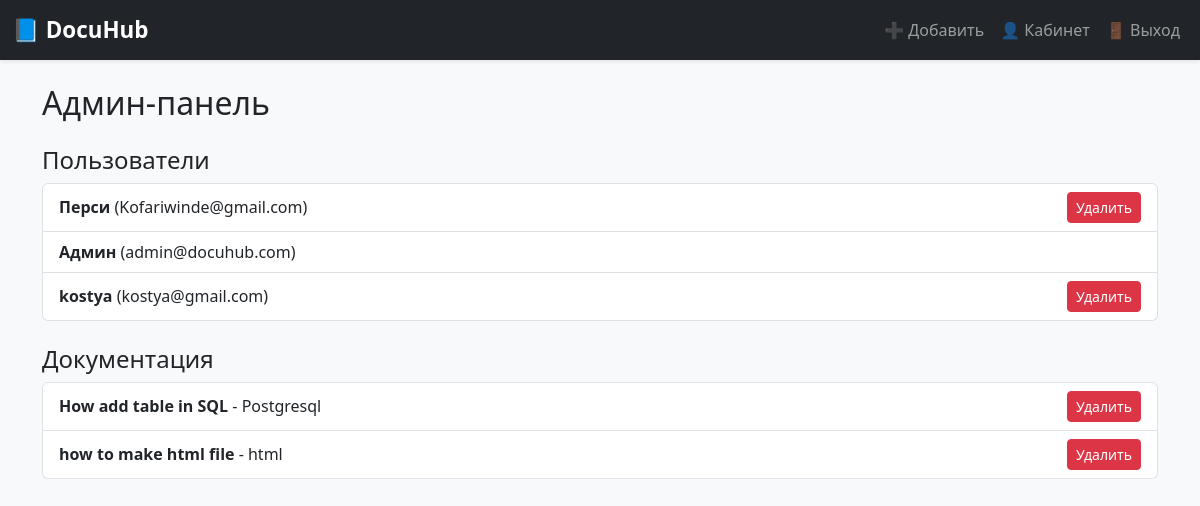
The app's page /admin (signed in), older data.
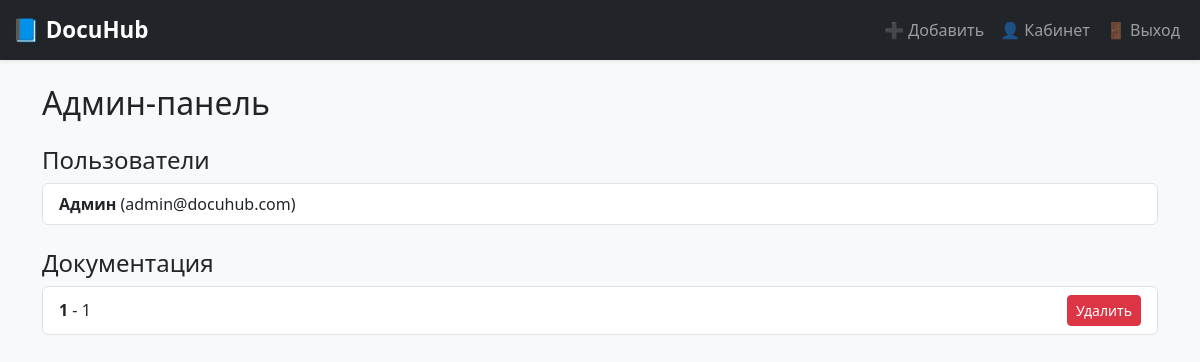
The same page, newer data.
### app/models.py (models this page shows)
class User(UserMixin, db.Model):
    id = db.Column(db.Integer, primary_key=True)
    username = db.Column(db.String(100), unique=True, nullable=False)
    email = db.Column(db.String(100), unique=True, nullable=False)
    password = db.Column(db.String(255), nullable=False)

class Documentation(db.Model):
    id = db.Column(db.Integer, primary_key=True)
    title = db.Column(db.String(200), nullable=False)
    content = db.Column(db.Text, nullable=False)
    category = db.Column(db.String(100), nullable=False)
    created_by = db.Column(db.Integer, db.ForeignKey('user.id'))
    author = db.relationship('User', backref='docs', lazy=True)

### app/routes.py (the view)
@bp.route('/admin')
@login_required
def admin_panel():
    if not current_user.is_authenticated or current_user.email != 'admin@docuhub.com':
        flash('Доступ запрещён')
        return redirect(url_for('main.index'))
    docs = Documentation.query.all()
    users = User.query.all()
    return render_template('admin_panel.html', docs=docs, users=users)

### app/__init__.py (called while the page is built)
def create_app():
    app = Flask(__name__, instance_relative_config=True)
    app.config.from_object(Config)
    db.init_app(app)
    login_manager.init_app(app)
    login_manager.login_view = 'main.login'
    @login_manager.user_loader
    def load_user(user_id):
        from app.models import User
        return User.query.get(int(user_id))
    from app.routes import bp
    app.register_blueprint(bp)
    with app.app_context():
        from app.models import User, Documentation
        db.create_all()
    return app

### app/templates/admin_panel.html
{% extends 'base.html' %}
{% block content %}
<h2 class="mb-4">Админ-панель</h2>
<h4>Пользователи</h4>
<ul class="list-group mb-4">
    {% for user in users %}
    <li class="list-group-item d-flex justify-content-between align-items-center">
        <div>
            <strong>{{ user.username }}</strong> ({{ user.email }})
        </div>
        {% if user.email != 'admin@docuhub.com' %}
        <a href="{{ url_for('main.delete_user', user_id=user.id) }}" class="btn btn-danger btn-sm" onclick="return confirm('Вы уверены, что хотите удалить пользователя?');">Удалить</a>
        {% endif %}
    </li>
    {% endfor %}
</ul>
<h4>Документация</h4>
<ul class="list-group">
    {% for doc in docs %}
    <li class="list-group-item d-flex justify-content-between align-items-center">
        <div>
            <strong>{{ doc.title }}</strong> - {{ doc.category }}
        </div>
        <a href="{{ url_for('main.delete_doc', doc_id=doc.id) }}" class="btn btn-danger btn-sm" onclick="return confirm('Вы уверены, что хотите удалить документ?');">Удалить</a>
    </li>
    {% endfor %}
</ul>
{% endblock %}

Row changes from the older to the newer data that the page shows:
removed User: username "Перси", email "Kofariwinde@gmail.com"
removed User: username "kostya", email "kostya@gmail.com"
removed Documentation: title "how to make html file", category "html"
changed Documentation: title "How add table in SQL" → "1"; category "Postgresql" → "1"
